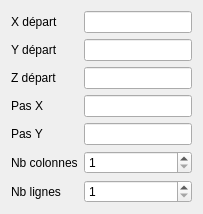
         <widget class="QWidget" name="pagePositionGrille">
          <layout class="QFormLayout" name="formGrille">
           <item row="0" column="0"><widget class="QLabel" name="lblGOX"><property name="text"><string>X départ</string></property></widget></item>
           <item row="0" column="1"><widget class="QLineEdit" name="editGrilleOX"/></item>
           <item row="1" column="0"><widget class="QLabel" name="lblGOY"><property name="text"><string>Y départ</string></property></widget></item>
           <item row="1" column="1"><widget class="QLineEdit" name="editGrilleOY"/></item>
           <item row="2" column="0"><widget class="QLabel" name="lblGZ"><property name="text"><string>Z départ</string></property></widget></item>
           <item row="2" column="1"><widget class="QLineEdit" name="editGrilleOZ"/></item>
           <item row="3" column="0"><widget class="QLabel" name="lblGPasX"><property name="text"><string>Pas X</string></property></widget></item>
           <item row="3" column="1"><widget class="QLineEdit" name="editGrillePasX"/></item>
           <item row="4" column="0"><widget class="QLabel" name="lblGPasY"><property name="text"><string>Pas Y</string></property></widget></item>
           <item row="4" column="1"><widget class="QLineEdit" name="editGrillePasY"/></item>
           <item row="5" column="0"><widget class="QLabel" name="lblGNbX"><property name="text"><string>Nb colonnes</string></property></widget></item>
           <item row="5" column="1"><widget class="QSpinBox" name="spinGrilleNbX"><property name="minimum"><number>1</number></property><property name="maximum"><number>999</number></property></widget></item>
           <item row="6" column="0"><widget class="QLabel" name="lblGNbY"><property name="text"><string>Nb lignes</string></property></widget></item>
           <item row="6" column="1"><widget class="QSpinBox" name="spinGrilleNbY"><property name="minimum"><number>1</number></property><property name="maximum"><number>999</number></property></widget></item>
          </layout>
         </widget>
